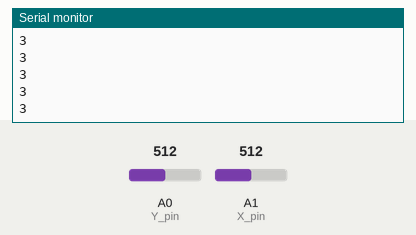
The sketch below on a simulated Arduino Uno, built with avr-gcc and run on an emulated ATmega328P. On the bench: the last lines printed to the serial monitor. Inputs (shaded band) come from the test bench; at power-on: A0 (Y_pin) = 512, A1 (X_pin) = 512.

Above: at 1.2 s.
1.3 s: A0 (Y_pin) set to 716
At 1.8 s:
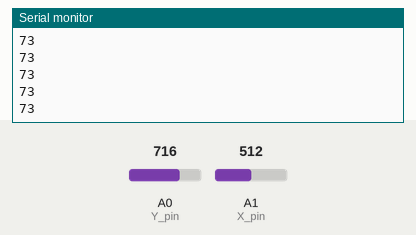
2.8 s: A1 (X_pin) set to 716
At 3.5 s:
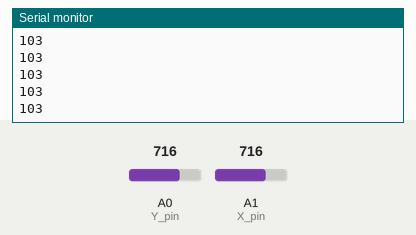
4.3 s: A0 (Y_pin) set to 900
At 5.2 s:
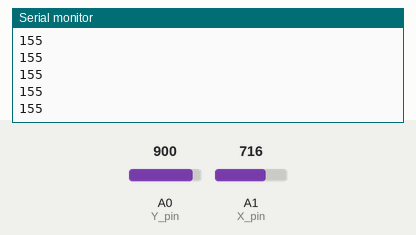
5.8 s: A1 (X_pin) set to 900
At 6.6 s:
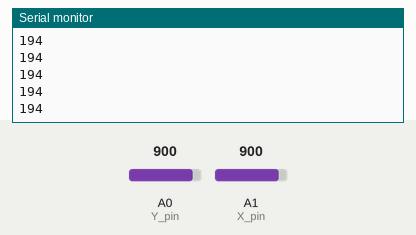
Timing chart, 0 to 8.3 s (numbered marks = the images above; inputs shaded):
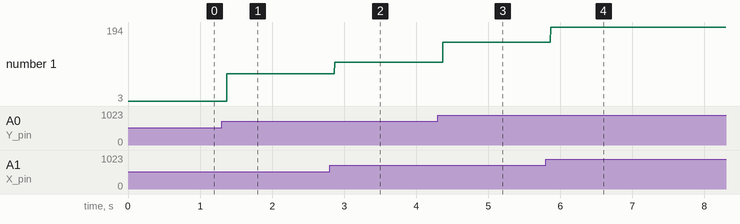

Measured:
- after the input at 1.3 s, the serial monitor: prints a new line after 0.07 s (image 1)
- after the input at 2.8 s, the serial monitor: prints a new line after 0.07 s (image 2)
- after the input at 4.3 s, the serial monitor: prints a new line after 0.07 s (image 3)
- after the input at 5.8 s, the serial monitor: prints a new line after 0.07 s (image 4)
- plotted number 1: 3 → 73 after the input at 1.3 s, 73 → 103 after the input at 2.8 s, 103 → 155 after the input at 4.3 s, 155 → 194 after the input at 5.8 s

The sketch:

Joystick.ino
```cpp
int X_pin = A1;
int Y_pin = A0;

void setup() {
  // put your setup code here, to run once:
  Serial.begin(9600);
  pinMode(X_pin, INPUT);
  pinMode(Y_pin, INPUT);
}

void loop() {
  // put your main code here, to run repeatedly:
  double x = analogRead(X_pin) - 507;
  double y = analogRead(Y_pin) - 505;

  int volume = int(sqrt((x * x) + (y * y)) / 731 * 255);
  Serial.println(volume);
}
```
